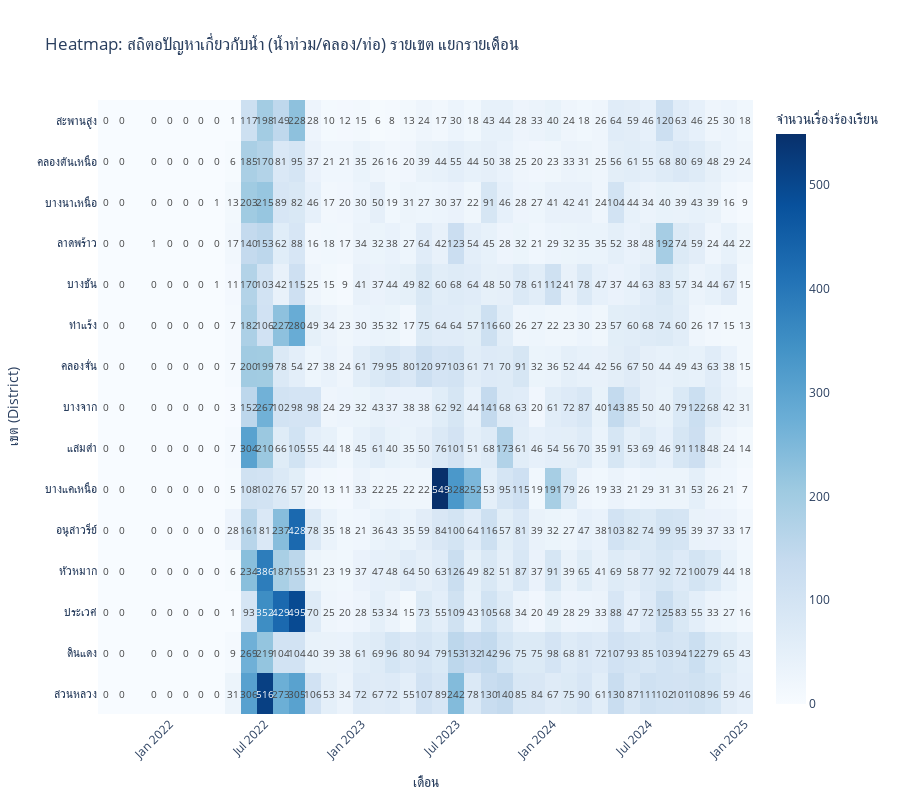

Notebook code cell kept with this figure:
### Code cell
import plotly.graph_objects as go

# 1. กำหนดคำค้นหาเกี่ยวกับน้ำ (Water Keywords)
water_keywords = ['น้ำท่วม', 'คลอง', 'ท่อระบายน้ำ', 'ระบายน้ำ']

# คัดเลือกคอลัมน์ที่มีคำค้นหาเหล่านี้อยู่
water_cols = [col for col in daily_data.columns if any(kw in col for kw in water_keywords)]

print(f"หัวข้อปัญหาที่เกี่ยวกับน้ำที่พบ: {water_cols}")

# 2. เตรียมข้อมูล (Data Preparation)
# ตรวจสอบว่าคอลัมน์ date เป็น datetime object
daily_data['date_obj'] = pd.to_datetime(daily_data['date_obj'])

# สร้าง DataFrame ชั่วคราวเพื่อไม่ให้กระทบข้อมูลหลัก
df_water = daily_data.copy()

# สร้างคอลัมน์เดือน (Format: YYYY-MM)
df_water['month_str'] = df_water['date_obj'].dt.strftime('%Y-%m')

# รวมยอดปัญหาเกี่ยวกับน้ำทั้งหมดในแต่ละแถว
df_water['total_water_issues'] = df_water[water_cols].sum(axis=1)

# Group by 'district' และ 'month_str', แล้ว sum ยอดรวม
water_grouped = df_water.groupby(['subdistrict', 'month_str'])['total_water_issues'].sum().reset_index()

# Pivot ตาราง: แถว=เขต, คอลัมน์=เดือน, ค่า=จำนวนเรื่องร้องเรียน
heatmap_matrix = water_grouped.pivot(index='subdistrict', columns='month_str', values='total_water_issues').fillna(0)

# (Option) คัดเลือกเฉพาะ Top 15 เขตที่มีปัญหาน้ำรวมสูงสุด เพื่อให้กราฟดูง่ายขึ้น (ถ้าต้องการดูทุกเขต ให้ comment 2 บรรทัดนี้ทิ้ง)
top_districts = heatmap_matrix.sum(axis=1).nlargest(15).index
heatmap_matrix = heatmap_matrix.loc[top_districts]

# 3. สร้าง Heatmap
fig = go.Figure(data=go.Heatmap(
    z=heatmap_matrix.values,
    x=heatmap_matrix.columns,
    y=heatmap_matrix.index,
    colorscale='Blues', # ใช้โทนสีฟ้าสื่อถึงน้ำ
    text=heatmap_matrix.values,
    texttemplate='%{text:.0f}', # แสดงตัวเลข
    textfont={"size": 10},
    colorbar=dict(title="จำนวนเรื่องร้องเรียน")
))

fig.update_layout(
    title='Heatmap: สถิตอปัญหาเกี่ยวกับน้ำ (น้ำท่วม/คลอง/ท่อ) รายเขต แยกรายเดือน',
    xaxis_title='เดือน',
    yaxis_title='เขต (District)',
    height=800, # เพิ่มความสูงเผื่อมีหลายเขต
    template='plotly_white'
)

fig.update_xaxes(tickangle=-45) # เอียงตัวหนังสือแกน X ให้อ่านง่าย
fig.show()

### Figure 1 — Plotly figure (JSON) as saved in the notebook; plotly's stock layout.template omitted (floating-point values rounded to 4 significant figures; data arrays with more than 128 entries replaced by an {"elided": "..."} marker saying what was removed)
{"data": [{"colorbar": {"title": {"text": "จำนวนเรื่องร้องเรียน"}}, "colorscale": [[0, "rgb(247,251,255)"], [0.125, "rgb(222,235,247)"], [0.25, "rgb(198,219,239)"], [0.375, "rgb(158,202,225)"], [0.5, "rgb(107,174,214)"], [0.625, "rgb(66,146,198)"], [0.75, "rgb(33,113,181)"], [0.875, "rgb(8,81,156)"], [1, "rgb(8,48,107)"]], "text": {"elided": "15x40 float values"}, "textfont": {"size": 10}, "texttemplate": "%{text:.0f}", "type": "heatmap", "x": ["2021-09", "2021-10", "2021-12", "2022-01", "2022-02", "2022-03", "2022-04", "2022-05", "2022-06", "2022-07", "2022-08", "2022-09", "2022-10", "2022-11", "2022-12", "2023-01", "2023-02", "2023-03", "2023-04", "2023-05", "2023-06", "2023-07", "2023-08", "2023-09", "2023-10", "2023-11", "2023-12", "2024-01", "2024-02", "2024-03", "2024-04", "2024-05", "2024-06", "2024-07", "2024-08", "2024-09", "2024-10", "2024-11", "2024-12", "2025-01"], "y": ["สวนหลวง", "ดินแดง", "ประเวศ", "หัวหมาก", "อนุสาวรีย์", "บางแคเหนือ", "แสมดำ", "บางจาก", "คลองจั่น", "ท่าแร้ง", "บางชัน", "ลาดพร้าว", "บางนาเหนือ", "คลองตันเหนือ", "สะพานสูง"], "z": {"elided": "15x40 float values"}}], "layout": {"height": 800, "title": {"text": "Heatmap: สถิตอปัญหาเกี่ยวกับน้ำ (น้ำท่วม/คลอง/ท่อ) รายเขต แยกรายเดือน"}, "xaxis": {"tickangle": -45, "title": {"text": "เดือน"}}, "yaxis": {"title": {"text": "เขต (District)"}}}}
